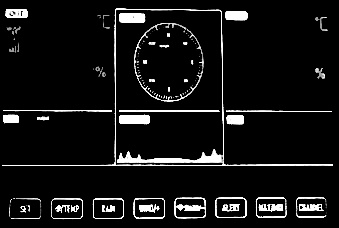
#> input picture template.jpg, 339 x 228 px
$ python -i display_analysis.py   (imports and definitions only)   (older library calls are emulated)
#> lines starting #> are read from the running program, lines starting #| are printed output that depends on the picture; after the words box and inside, x2 and y2 are one past the last pixel; in counts of white or black regions, pixels touching at a corner belong together
#> further down, picture is the input picture: shape (228, 339, 3); min 0, max 255, mean 19.5
"""Detect and perspective-correct an LCD/LED display in an image."""

import json
from dataclasses import dataclass
from pathlib import Path

import cv2
import numpy as np


@dataclass
class DisplayResult:
    """Results from processing one image for the tracked display."""

    rectified: np.ndarray
    homography: np.ndarray | None
    corners: np.ndarray | None
    inlier_count: int

    # [4 lines left out: function found, not called in this run]


@dataclass
class DisplayGrid:
    """Grid boundaries in rectified display coordinates."""

    x_boundaries: tuple[int, ...]
    y_boundaries: tuple[int, ...]


# [196 lines left out: functions _line_centers, _strongest_separated_lines, _strongest_line_in_band, detect_display_grid, extract_top_sectors, make_sector_mosaic and 3 more, not called in this run]


def enhance_image(
    image: np.ndarray,
    contrast: float = 1.25,
    sharpen: float = 1.0,
    denoise: float = 3.0,
    gate: int = 0,
) -> np.ndarray:
    """Denoise, enhance, and optionally gate an image before analysis.

    Denoising uses an edge-preserving bilateral filter. Contrast is applied
    with CLAHE to the luminance channel, while sharpening uses an unsharp
    mask. If ``gate`` is non-zero, pixels at or above that grayscale
    threshold become white and all other pixels become black. All strengths
    may be set to zero independently.
    """
#> called with contrast = 1.25, sharpen = 1, denoise = 3, gate = 0
    if contrast < 0 or sharpen < 0 or denoise < 0 or not 0 <= gate <= 255:
        raise ValueError("contrast, sharpen, and denoise must not be negative; gate must be 0..255")
    if image.ndim == 2:
        lab = cv2.cvtColor(image, cv2.COLOR_GRAY2BGR)
        grayscale = True
    else:
        lab = cv2.cvtColor(image, cv2.COLOR_BGR2LAB)
#> lab: shape (228, 339, 3); mean of channels 0, 1, 2 19.6, 128, 128
        grayscale = False

    enhanced = cv2.cvtColor(lab, cv2.COLOR_LAB2BGR)
    if denoise:
        enhanced = cv2.bilateralFilter(
            enhanced,
            d=0,
            sigmaColor=float(denoise) * 10.0,
            sigmaSpace=float(denoise),
        )
    lab = cv2.cvtColor(enhanced, cv2.COLOR_BGR2LAB)
#> lab: shape (228, 339, 3); mean of channels 0, 1, 2 19.6, 128, 128
    if contrast:
        luminance, a_channel, b_channel = cv2.split(lab)
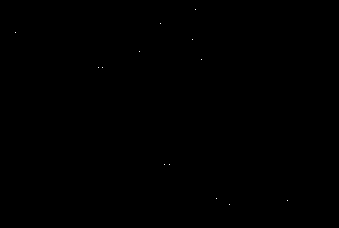
#> b_channel: shape (228, 339); values 128 (black) and 129 (white), 0.02% white in thin lines or dots, all inside (x1, y1, x2, y2) = (15, 9, 288, 205)
        clahe = cv2.createCLAHE(clipLimit=float(contrast), tileGridSize=(8, 8))
        lab = cv2.merge((clahe.apply(luminance), a_channel, b_channel))
#> lab: shape (228, 339, 3); mean of channels 0, 1, 2 21.7, 128, 128

    enhanced = cv2.cvtColor(lab, cv2.COLOR_LAB2BGR)
    if sharpen:
        blurred = cv2.GaussianBlur(enhanced, (0, 0), 1.2)
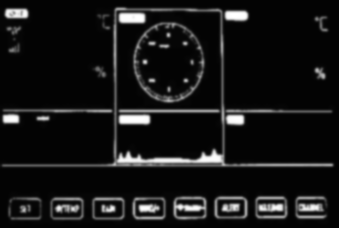
#> blurred: shape (228, 339, 3); mean B, G, R 22.6, 22.6, 22.6
        enhanced = cv2.addWeighted(enhanced, 1.0 + sharpen, blurred, -sharpen, 0)
    if gate:
        enhanced = gate_image(enhanced, gate)
    if grayscale:
        return cv2.cvtColor(enhanced, cv2.COLOR_BGR2GRAY)
    return enhanced


# [101 lines left out: functions gate_image, prepare_template, find_display_homography, display_corners, rectify_display, process_image, not called in this run]

>>> import cv2
>>> picture = cv2.imread('template.jpg')
>>> result = enhance_image(picture)
